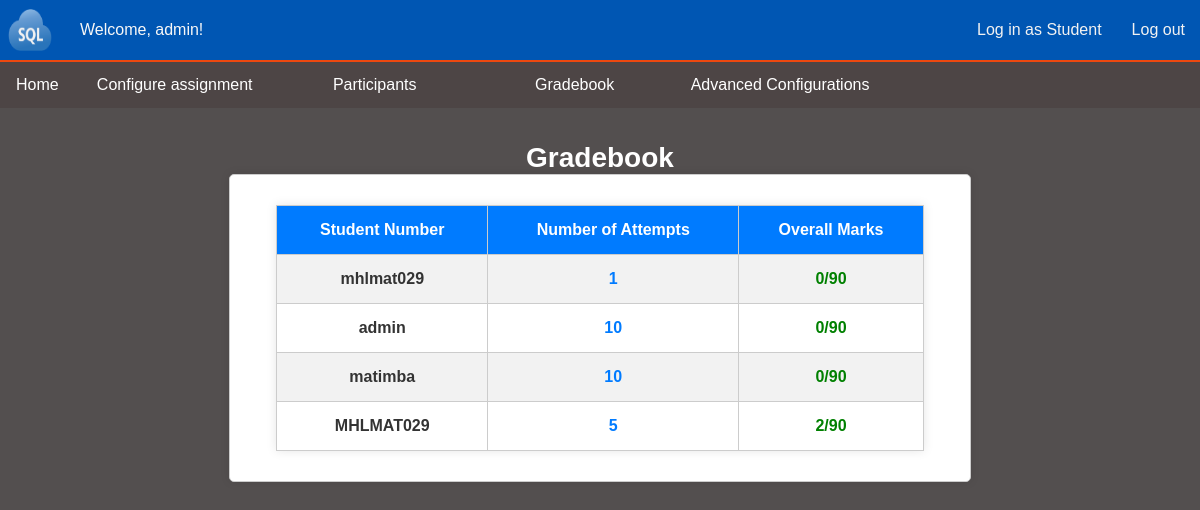
/view_grades/ (signed in), run on the app's committed database.
### assignments/models.py (models this page shows, shortened)
class Gradebook(models.Model):
    studentNum = models.TextField()
    easy = models.IntegerField(default=0)
    intermediate = models.IntegerField(default=0)
    hard = models.IntegerField(default=0)
    numTemps = models.IntegerField(default=0)
    overallMarks = models.IntegerField(default=0)
    class Meta:
        verbose_name = "Gradebook"
        verbose_name_plural = "Gradebook"

### administration/views.py (the view)
# urls.py: path('view_grades/',Admin().view_grades,name='view_grades'),
    def view_grades(self,request):
        students = Gradebook.objects.all()
        try:
            students = Gradebook.objects.all()
        except Gradebook.DoesNotExist:
            students = None
        if students:
            total_easy = 0
            total_intermediate = 0
            total_hard = 0
            count = 0
            for student in students:
                total_easy += student.easy
                total_intermediate += student.intermediate
                total_hard += student.hard
                count += 1
            easy = round((total_easy / (count * 2)) / 10 * 100, 2)
            intermediate = round((total_intermediate / (count * 2)) / 10 * 100, 2)
            hard = round((total_hard / (count * 2)) / 10 * 100, 2)
        else:
            easy = 0
            intermediate = 0
            hard = 0
        total = 2*10+3*10+4*10
        return render(request, 'admin_gradebook.html',
                       {'students': students,
                         'easy': easy,
                         'intermediate': intermediate,
                         'hard': hard,
                         'total':total})

### administration/templates/admin_gradebook.html (shortened to what this page needs)
<!DOCTYPE html>
<html lang="en">
<head>
    {% load static %}
</head>
<body>
    {% include 'navigation_bar.html' %}
<h1 style="text-align: center; margin-top: 34px; color: white;">Gradebook</h1>
<div class="container">
    <table>
        <tr>
            <th>Student Number</th>
            <th>Number of Attempts</th>
            <th>Overall Marks</th>
        </tr>
        {% for student in students %}
        <tr>
            <td>{{ student.studentNum }}</td>
            <td>{{ student.numTemps }}</td>
            <td style="font-weight: bold; color: green;">{{ student.overallMarks }}/{{ total }}</td>
        </tr>
        {% endfor %}
    </table>
</div>
</body>
</html>

### administration/templates/navigation_bar.html (shortened to what this page needs)
<!DOCTYPE html>
<html>
<head>
{% load static %}
</head>
<body class="homepage">
<div class="topnav">
    <div class="welcome-container">
        <img class="logo" src="{% static 'images/Azure-SQL.png' %}" alt="Logo">
        <span class="welcome-text">Welcome, {{ user }}!</span>
    </div>
    <div class="topnav-right">
        <a href="{% url 'homepage' %}" class="subnavbtn">Log in as Student</a>
        <a href="{% url 'login' %}" class="subnavbtn">Log out</a>
    </div>
</div>
<div class="navbar">
    <a href="{% url 'admin_homepage' %}">Home</a>
    <div class="dropdown">
        <button class="dropbtn">Configure assignment </button>
    </div>
    <div class="dropdown">
        <button class="dropbtn">Participants </button>
    </div>
    <div class="dropdown">
        <button class="dropbtn">Gradebook </button>
    </div>
    <a href="{% url 'resources' %}" target="_blank">Advanced Configurations</a>
  </div>
</body>
</html>

### administration/templates/navigation_bar.html (style rules this page uses)
.topnav { background-color: #0056b3; overflow: hidden; display: flex; justify-content: space-between; align-items: center; box-shadow: 0px 2px 5px rgba(0, 0, 0, 0.2); border-bottom: 2px solid #ec480f; }
.logo { width: 60px; height: 60px; margin-right: 20px; }
.topnav a { color: white; text-decoration: none; font-size: 14px; transition: color 0.3s ease; margin: 0 15px; position: relative; }
.welcome-container { display: flex; align-items: center; }
.welcome-text { text-align: center; color: #f7f7f7; font-size: 16px; }
.topnav-right { display: flex; align-items: center; }
.topnav-right a { color: #f2f2f2; text-decoration: none; font-size: 16px; transition: color 0.3s ease; margin: 0 15px; }
.navbar { overflow: hidden; background-color: #4d4545; font-family: Arial; }
.navbar a { float: left; font-size: 16px; color: white; text-align: center; padding: 14px 16px; text-decoration: none; }
.dropdown { float: left; overflow: hidden; }
.dropdown .dropbtn { font-size: 16px; border: none; outline: none; color: white; min-width: 200px; padding: 14px 16px; background-color: #4d4545; font-family: Arial; margin: 0; }
.container { max-width: 60%; margin: 0 auto; padding: 10px; border: 1px solid #ccc; border-radius: 5px; background-color: #fff; box-shadow: 0 0 10px rgba(0, 0, 0, 0.1); }

### data on the page
Gradebook: studentNum "mhlmat029", numTemps "1", overallMarks "0", total "90"
Gradebook: studentNum "admin", numTemps "10", overallMarks "0", total "90"
Gradebook: studentNum "matimba", numTemps "10", overallMarks "0", total "90"
Gradebook: studentNum "MHLMAT029", numTemps "5", overallMarks "2", total "90"

### other printed values
{{ user }} "admin"
